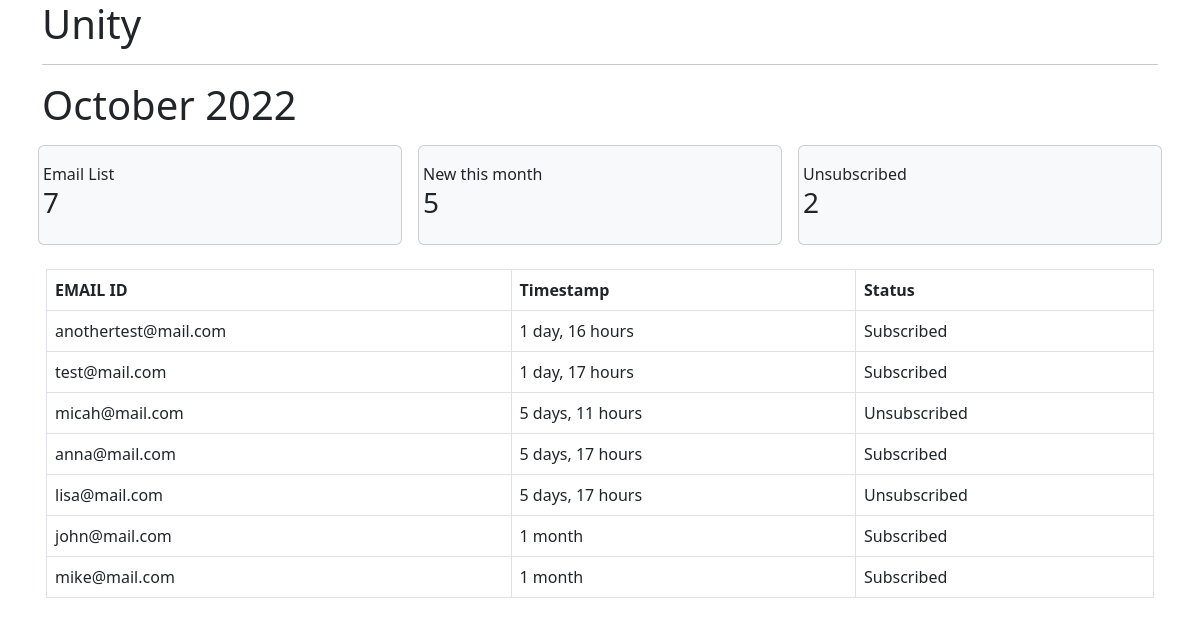
The app's page /list-emails/ with its own data.
### unity/models.py (models this page shows, shortened)
class Subscriber(models.Model):
    email = models.EmailField(unique=True)
    is_subscribed = models.BooleanField(default=True)
    subscribed_at = models.DateTimeField(auto_now_add=True)

### unity/views.py (the view)
# urls.py: path('list-emails/', list_emails, name='list-emails'),
def list_emails(request):
    today = datetime.now()
    current_month = today.month
    subscribers = Subscriber.objects.all().order_by('-id')
    email_list = subscribers.count()
    new_this_month = subscribers.filter(subscribed_at__month=current_month).count()
    unsubscribed = subscribers.filter(is_subscribed=False).count()
    context = {
        'today': today,
        'subscribers': subscribers,
        'email_list': email_list,
        'new_this_month': new_this_month,
        'unsubscribed': unsubscribed
    }
    return render(request, 'unity/list_emails.html', context)

### templates/unity/list_emails.html
{% extends 'base.html' %}
{% block content %}
    <div class="row">
        <h1>{{ today|date:"F Y" }}</h1>
    </div>
    <div class="row">
        <div class="col card m-2 p-3 bg-light">
            <span class="row strongbg-info">Email List</span>
            <h3 class="row">{{ email_list }}</h3>
        </div>
        <div class="col card m-2 p-3 bg-light">
            <span class="row strong">New this month</span>
            <h3 class="row">{{ new_this_month }}</h3>
        </div>
        <div class="col card m-2 p-3 bg-light">
            <span class="row strong">Unsubscribed</span>
            <h3 class="row">{{ unsubscribed }}</h3>
        </div>
    </div>
    <div class="row p-3">
        <table class="table table-bordered">
            <tr>
                <th>EMAIL ID</th>
                <th>Timestamp</th>
                <th>Status</th>
            </tr>
            {% for subscriber in subscribers %}
                <tr>
                    <td>{{ subscriber.email }}</td>
                    <td>{{ subscriber.subscribed_at|timesince }}</td>
                    <td>{% if subscriber.is_subscribed %}
                            Subscribed
                        {% else %}
                            Unsubscribed
                        {% endif %}
                    </td>
                </tr>
            {% endfor %}
        </table>
    </div>
{% endblock content %}

### templates/base.html (shortened to what this page needs)
<!DOCTYPE html>
<html lang="en">
<head>
    <link href="https://cdn.jsdelivr.net/npm/bootstrap@5.2.2/dist/css/bootstrap.min.css" rel="stylesheet">
</head>
<body>
    <div class="container">
        <div>
            <h1>Unity</h1>
        </div>
        <hr />
        {% block content %}
        {% endblock content %}
    </div>
</body>
</html>

### records on screen
Subscriber: email "anothertest@mail.com", subscribed_at "1 day, 16 hours", is_subscribed "Subscribed"
Subscriber: email "test@mail.com", subscribed_at "1 day, 17 hours", is_subscribed "Subscribed"
Subscriber: email "micah@mail.com", subscribed_at "5 days, 11 hours", is_subscribed "Unsubscribed"
Subscriber: email "anna@mail.com", subscribed_at "5 days, 17 hours", is_subscribed "Subscribed"
Subscriber: email "lisa@mail.com", subscribed_at "5 days, 17 hours", is_subscribed "Unsubscribed"
Subscriber: email "john@mail.com", subscribed_at "1 month", is_subscribed "Subscribed"
Subscriber: email "mike@mail.com", subscribed_at "1 month", is_subscribed "Subscribed"

### other values on screen
{{ email_list }} "7"
{{ new_this_month }} "5"
{{ unsubscribed }} "2"
